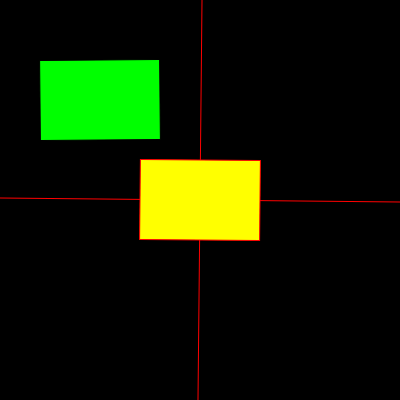
Frame 1 (no input)
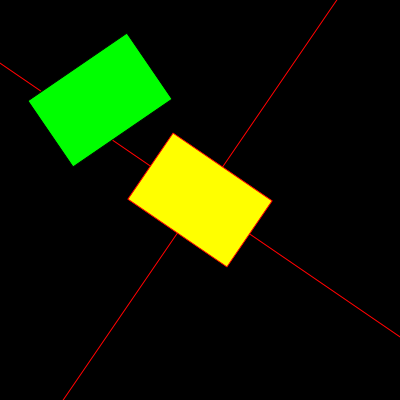
Frame 60 (no input)
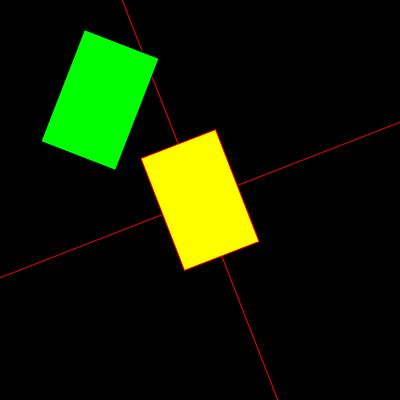
Frame 120 (the mouse pressed at the canvas centre since frame 60)

The p5.js sketch that drew these frames (run headless with seeded random() and noise() and a simulated clock; from frame 60 on, the mouse is pressed at the canvas centre):

// p5.js sketch
// ── sketch.js
// IMA NYU Shanghai
// MOQN
// Sep 16 2019


function setup() {
  createCanvas(400, 400);
}

function draw() {
  background(0);

  push();
  // to change the origin of coord system
  translate(width/2, height/2); // x,y
  // rotate
  let angle = frameCount * 0.01;
  rotate( angle );
  // the coordinate system
  stroke(255,0,0);
  line(-width, 0, width, 0);
  line(0, -height, 0, height);
  // yellow rect
  fill(255,255,0);
  rectMode(CENTER);
  rect(0,0, 120, 80);
  pop();


  push();
  translate(100, 100);
  angle = frameCount * 0.01;
  rotate( -angle );
  // green rect
  fill(0,255,0);
  rectMode(CENTER);
  rect(0,0, 120, 80);
  pop();

}
